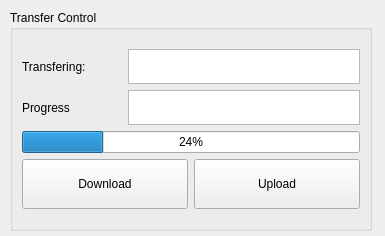
<?xml version="1.0" encoding="UTF-8"?>
<ui version="4.0">
 <class>FrontBankTransfer</class>
 <widget class="QWidget" name="FrontBankTransfer">
  <property name="geometry">
   <rect>
    <x>0</x>
    <y>0</y>
    <width>385</width>
    <height>236</height>
   </rect>
  </property>
  <property name="sizePolicy">
   <sizepolicy hsizetype="Minimum" vsizetype="Minimum">
    <horstretch>0</horstretch>
    <verstretch>0</verstretch>
   </sizepolicy>
  </property>
  <property name="windowTitle">
   <string>Form</string>
  </property>
  <widget class="QGroupBox" name="groupBox">
   <property name="geometry">
    <rect>
     <x>10</x>
     <y>10</y>
     <width>362</width>
     <height>221</height>
    </rect>
   </property>
   <property name="title">
    <string>Transfer Control</string>
   </property>
   <layout class="QVBoxLayout" name="verticalLayout_2">
    <item>
     <layout class="QVBoxLayout" name="verticalLayout">
      <item>
       <layout class="QHBoxLayout" name="horizontalLayoutTransfer">
        <item>
         <widget class="QLabel" name="label">
          <property name="sizePolicy">
           <sizepolicy hsizetype="Preferred" vsizetype="Preferred">
            <horstretch>0</horstretch>
            <verstretch>0</verstretch>
           </sizepolicy>
          </property>
          <property name="minimumSize">
           <size>
            <width>100</width>
            <height>0</height>
           </size>
          </property>
          <property name="maximumSize">
           <size>
            <width>200</width>
            <height>100</height>
           </size>
          </property>
          <property name="text">
           <string>Transfering:</string>
          </property>
         </widget>
        </item>
        <item>
         <widget class="QTextBrowser" name="textBrowserDataBlockSelection">
          <property name="maximumSize">
           <size>
            <width>16777215</width>
            <height>35</height>
           </size>
          </property>
         </widget>
        </item>
       </layout>
      </item>
      <item>
       <layout class="QHBoxLayout" name="horizontalLayoutProgress">
        <item>
         <widget class="QLabel" name="label_2">
          <property name="sizePolicy">
           <sizepolicy hsizetype="Preferred" vsizetype="Preferred">
            <horstretch>0</horstretch>
            <verstretch>0</verstretch>
           </sizepolicy>
          </property>
          <property name="minimumSize">
           <size>
            <width>100</width>
            <height>0</height>
           </size>
          </property>
          <property name="maximumSize">
           <size>
            <width>200</width>
            <height>100</height>
           </size>
          </property>
          <property name="text">
           <string>Progress</string>
          </property>
         </widget>
        </item>
        <item>
         <widget class="QTextBrowser" name="textBrowserProgress">
          <property name="maximumSize">
           <size>
            <width>16777215</width>
            <height>35</height>
           </size>
          </property>
         </widget>
        </item>
       </layout>
      </item>
      <item>
       <widget class="QProgressBar" name="progressBar">
        <property name="value">
         <number>24</number>
        </property>
       </widget>
      </item>
      <item>
       <layout class="QHBoxLayout" name="horizontalLayout">
        <item>
         <widget class="QPushButton" name="pushButtonDownload">
          <property name="minimumSize">
           <size>
            <width>0</width>
            <height>50</height>
           </size>
          </property>
          <property name="maximumSize">
           <size>
            <width>16777215</width>
            <height>50</height>
           </size>
          </property>
          <property name="toolTip">
           <string>&lt;html&gt;&lt;head/&gt;&lt;body&gt;&lt;p&gt;HMI-&amp;gt;PLC&lt;/p&gt;&lt;/body&gt;&lt;/html&gt;</string>
          </property>
          <property name="text">
           <string>Download</string>
          </property>
         </widget>
        </item>
        <item>
         <widget class="QPushButton" name="pushButtonUpload">
          <property name="minimumSize">
           <size>
            <width>0</width>
            <height>50</height>
           </size>
          </property>
          <property name="maximumSize">
           <size>
            <width>16777215</width>
            <height>50</height>
           </size>
          </property>
          <property name="toolTip">
           <string>&lt;html&gt;&lt;head/&gt;&lt;body&gt;&lt;p&gt;PLC-&amp;gt;HMI&lt;/p&gt;&lt;/body&gt;&lt;/html&gt;</string>
          </property>
          <property name="text">
           <string>Upload</string>
          </property>
         </widget>
        </item>
       </layout>
      </item>
     </layout>
    </item>
   </layout>
  </widget>
 </widget>
 <resources/>
 <connections/>
</ui>
